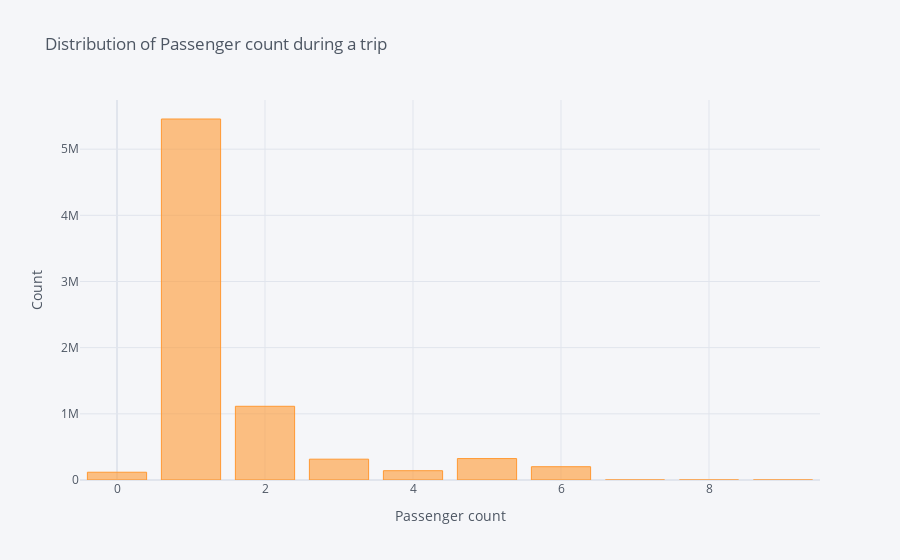

The cell this chart's notebook holds for it:
### Code cell
# Distribution of Passenger count during a trip
passenger_count = pd.read_sql_query('SELECT passenger_count AS Passenger, count(*) AS PCount FROM `nyc.2019-01` \
                        GROUP BY passenger_count', nyc_database)
passenger_count["Passenger"] = pd.factorize(passenger_count["Passenger"])[0]

passenger_count.iplot(x="Passenger", kind="bar", title="Distribution of Passenger count during a trip",
                      xTitle='Passenger count', yTitle='Count')

### Figure 1 — Plotly figure (JSON) as saved in the notebook; plotly's stock layout.template omitted (floating-point values rounded to 4 significant figures)
{"data": [{"marker": {"color": "rgba(255, 153, 51, 0.6)", "line": {"color": "rgba(255, 153, 51, 1.0)", "width": 1}}, "name": "PCount", "orientation": "v", "text": "", "type": "bar", "x": [0, 1, 2, 3, 4, 5, 6, 7, 8, 9], "y": [117381, 5456121, 1114106, 314721, 140753, 323842, 200811, 19, 29, 9]}], "layout": {"legend": {"bgcolor": "#F5F6F9", "font": {"color": "#4D5663"}}, "paper_bgcolor": "#F5F6F9", "plot_bgcolor": "#F5F6F9", "title": {"font": {"color": "#4D5663"}, "text": "Distribution of Passenger count during a trip"}, "xaxis": {"gridcolor": "#E1E5ED", "showgrid": true, "tickfont": {"color": "#4D5663"}, "title": {"font": {"color": "#4D5663"}, "text": "Passenger count"}, "zerolinecolor": "#E1E5ED"}, "yaxis": {"gridcolor": "#E1E5ED", "showgrid": true, "tickfont": {"color": "#4D5663"}, "title": {"font": {"color": "#4D5663"}, "text": "Count"}, "zerolinecolor": "#E1E5ED"}}}
